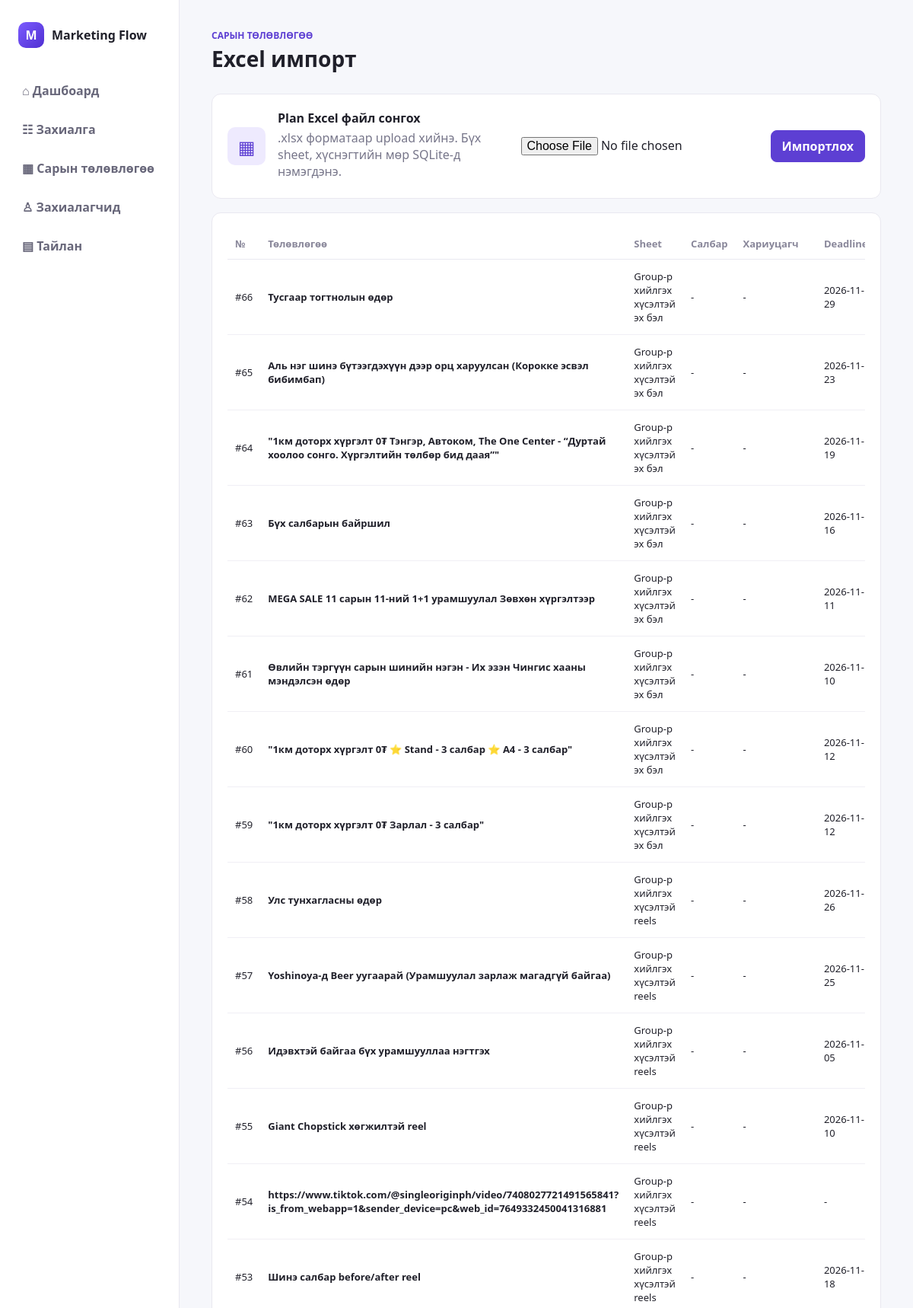
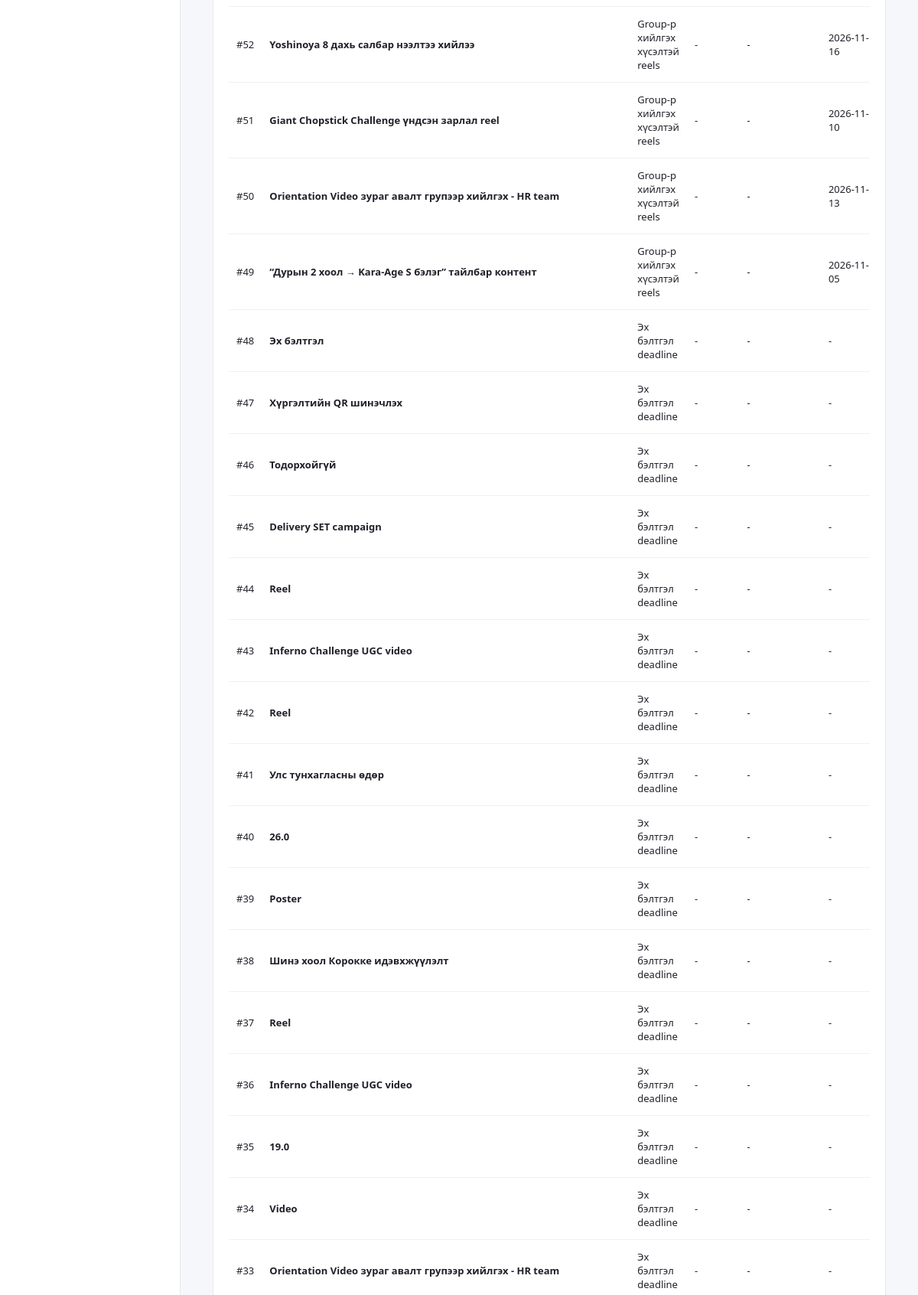
The app's page /plans (signed in, upper part) with its own data (2 pictures, top to bottom).
### tables this page shows
CREATE TABLE plans (
            id INTEGER PRIMARY KEY AUTOINCREMENT,
            source_file TEXT NOT NULL,
            sheet_name TEXT NOT NULL,
            row_number INTEGER,
            month TEXT,
            title TEXT NOT NULL,
            details TEXT,
            branch TEXT,
            assignee TEXT,
            deadline TEXT,
            budget REAL DEFAULT 0,
            status TEXT DEFAULT 'Төлөвлөгөө',
            raw_data TEXT,
            created_at TEXT NOT NULL
        );

### app.py (the view)
        def wrapped(*args, **kwargs):
            if "user_id" not in session:
                return redirect(url_for("login"))
            if role and session.get("role") != role:
                return redirect(url_for("dashboard"))
            return fn(*args, **kwargs)

### app.py (called while the page is built, shortened)
def get_db():
    conn = sqlite3.connect(DB_PATH)
    conn.row_factory = sqlite3.Row
    return conn

@app.context_processor
def inject_globals():
    return {"work_types": WORK_TYPES, "statuses": STATUSES}

def login_required(role=None):
    def decorator(fn):
        def wrapped(*args, **kwargs):
            if "user_id" not in session:
                return redirect(url_for("login"))
            if role and session.get("role") != role:
                return redirect(url_for("dashboard"))
            return fn(*args, **kwargs)
        wrapped.__name__ = fn.__name__
        return wrapped
    return decorator

@app.route("/plans", methods=["GET", "POST"])
@login_required(role="admin")
def plans():
    conn = get_db()
    rows = conn.execute("SELECT * FROM plans ORDER BY created_at DESC, id DESC").fetchall()
    conn.close()
    return render_template("plans.html", rows=rows)

### templates/plans.html
{% extends "base.html" %}
{% block content %}
<div class="page">
  <div class="page-head"><div><p class="eyebrow">Сарын төлөвлөгөө</p><h1>Excel импорт</h1></div></div>
  <section class="panel upload-panel">
    <form method="post" enctype="multipart/form-data" class="upload-form">
      <div class="upload-icon">▦</div>
      <div><strong>Plan Excel файл сонгох</strong><p>.xlsx форматаар upload хийнэ. Бүх sheet, хүснэгтийн мөр SQLite-д нэмэгдэнэ.</p></div>
      <input type="file" name="excel_file" accept=".xlsx,.xls" required>
      <button class="btn primary">Импортлох</button>
    </form>
  </section>
  <section class="panel"><div class="table-wrap"><table><thead><tr><th>№</th><th>Төлөвлөгөө</th><th>Sheet</th><th>Салбар</th><th>Хариуцагч</th><th>Deadline</th><th>Төсөв</th></tr></thead><tbody>
  {% for r in rows %}<tr><td>#{{ r.id }}</td><td><strong>{{ r.title }}</strong></td><td>{{ r.sheet_name }}</td><td>{{ r.branch or '-' }}</td><td>{{ r.assignee or '-' }}</td><td>{{ r.deadline or '-' }}</td><td>{{ r.budget or '-' }}</td></tr>{% else %}<tr><td colspan="7" class="empty">Төлөвлөгөө хараахан импорт хийгдээгүй</td></tr>{% endfor %}
  </tbody></table></div></section>
</div>
{% endblock %}

### templates/base.html (shortened to what this page needs)
<!doctype html>
<html lang="mn">
<head>
  <link rel="stylesheet" href="{{ url_for('static', filename='style.css') }}">
</head>
<body>
  {% if session.get('user_id') %}
  <aside class="sidebar">
    <a class="brand" href="{{ url_for('dashboard') }}"><span class="brand-mark">M</span><span>Marketing Flow</span></a>
    <nav>
      <a href="{{ url_for('dashboard') }}">⌂ <span>Дашбоард</span></a>
      <a href="{{ url_for('orders') }}">☷ <span>Захиалга</span></a>
      {% if session.role == 'admin' %}
      <a href="{{ url_for('plans') }}">▦ <span>Сарын төлөвлөгөө</span></a>
      <a href="{{ url_for('customers') }}">♙ <span>Захиалагчид</span></a>
      <a href="{{ url_for('report_view') }}">▤ <span>Тайлан</span></a>
      {% endif %}
    </nav>
  </aside>
  {% endif %}
  <main class="{% if not session.get('user_id') %}full{% endif %}">
    {% block content %}{% endblock %}
  </main>
</body>
</html>

### static/style.css (style rules this page uses)
:root { --purple:#5d3fd3;--ink:#20202a;--muted:#77768a;--line:#e9e8f0;--bg:#f6f7fb }
* { box-sizing:border-box }
body { margin:0;font-family:Segoe UI,Arial,sans-serif;color:var(--ink);background:var(--bg) }
button,input,select,textarea { font:inherit }
.sidebar { position:fixed;left:0;top:0;bottom:0;width:236px;background:#fff;border-right:1px solid var(--line);padding:24px 16px;display:flex;flex-direction:column }
.brand { height:44px;display:flex;align-items:center;gap:10px;text-decoration:none;color:var(--ink);font-weight:800;padding:0 8px }
.brand-mark,.login-logo span { display:grid;place-items:center;width:34px;height:34px;border-radius:10px;background:linear-gradient(135deg,#7c5cff,#4f2fd1);color:#fff }
.sidebar nav { display:flex;flex-direction:column;gap:5px;margin-top:28px }
.sidebar nav a { padding:12px 13px;border-radius:9px;color:#68677a;text-decoration:none;font-weight:600 }
main:not(.full) { margin-left:236px;min-height:100vh }
.page { max-width:1500px;margin:auto;padding:38px 42px }
.page-head { display:flex;align-items:center;justify-content:space-between;margin-bottom:24px }
.page-head h1 { margin:3px 0;font-size:28px }
.eyebrow { margin:0;color:var(--purple);font-size:12px;font-weight:800;text-transform:uppercase }
.panel { background:#fff;border:1px solid var(--line);border-radius:12px;padding:20px;margin-bottom:18px }
.table-wrap { overflow-x:auto }
table { width:100%;border-collapse:collapse;font-size:13px }
th { text-align:left;color:#89879a;font-weight:700;border-bottom:1px solid var(--line);padding:11px 10px }
td { border-bottom:1px solid #f0eff5;padding:13px 10px;vertical-align:middle }
.btn { border:1px solid var(--line);background:#fff;color:var(--ink);border-radius:8px;padding:9px 14px;text-decoration:none;cursor:pointer;font-weight:700 }
.btn.primary { background:var(--purple);color:#fff;border-color:var(--purple) }
.upload-form { display:flex;align-items:center;gap:16px }
.upload-icon { width:50px;height:50px;border-radius:10px;background:#eeeafe;color:var(--purple);display:grid;place-items:center;font-size:24px }
.upload-form div:nth-child(2) { flex:1 }
.upload-form p { color:var(--muted);margin:4px 0 }

### records on screen
plans: id "66", title "Тусгаар тогтнолын өдөр", sheet_name "Group-р хийлгэх хүсэлтэй эх бэл", branch "-", assignee "-", deadline "2026-11-29"
plans: id "65", title "Аль нэг шинэ бүтээгдэхүүн дээр орц харуулсан (Корокке эсвэл бибимбап)", sheet_name "Group-р хийлгэх хүсэлтэй эх бэл", branch "-", assignee "-", deadline "2026-11-23"
plans: id "64", title "\"1км доторх хүргэлт 0₮ Тэнгэр, Автоком, The One Center - “Дуртай хоолоо сонго. Хүргэлтийн төлбөр бид даая”\"", sheet_name "Group-р хийлгэх хүсэлтэй эх бэл", branch "-", assignee "-", deadline "2026-11-19"
plans: id "63", title "Бүх салбарын байршил", sheet_name "Group-р хийлгэх хүсэлтэй эх бэл", branch "-", assignee "-", deadline "2026-11-16"
plans: id "62", title "MEGA SALE 11 сарын 11-ний 1+1 урамшуулал Зөвхөн хүргэлтээр", sheet_name "Group-р хийлгэх хүсэлтэй эх бэл", branch "-", assignee "-", deadline "2026-11-11"
plans: id "61", title "Өвлийн тэргүүн сарын шинийн нэгэн - Их эзэн Чингис хааны мэндэлсэн өдөр", sheet_name "Group-р хийлгэх хүсэлтэй эх бэл", branch "-", assignee "-", deadline "2026-11-10"
plans: id "60", title "\"1км доторх хүргэлт 0₮ ⭐ Stand - 3 салбар ⭐ A4 - 3 салбар\"", sheet_name "Group-р хийлгэх хүсэлтэй эх бэл", branch "-", assignee "-", deadline "2026-11-12"
plans: id "59", title "\"1км доторх хүргэлт 0₮ Зарлал - 3 салбар\"", sheet_name "Group-р хийлгэх хүсэлтэй эх бэл", branch "-", assignee "-", deadline "2026-11-12"
plans: id "58", title "Улс тунхагласны өдөр", sheet_name "Group-р хийлгэх хүсэлтэй reels", branch "-", assignee "-", deadline "2026-11-26"
plans: id "57", title "Yoshinoya-д Beer уугаарай (Урамшуулал зарлаж магадгүй байгаа)", sheet_name "Group-р хийлгэх хүсэлтэй reels", branch "-", assignee "-", deadline "2026-11-25"
plans: id "56", title "Идэвхтэй байгаа бүх урамшууллаа нэгтгэх", sheet_name "Group-р хийлгэх хүсэлтэй reels", branch "-", assignee "-", deadline "2026-11-05"
plans: id "55", title "Giant Chopstick хөгжилтэй reel", sheet_name "Group-р хийлгэх хүсэлтэй reels", branch "-", assignee "-", deadline "2026-11-10"
plans: id "54", title "https://www.tiktok.com/@singleoriginph/video/7408027721491565841?is_from_webapp=1&sender_device=pc&web_id=7649332450041316881", sheet_name "Group-р хийлгэх хүсэлтэй reels", branch "-", assignee "-", deadline "-"
plans: id "53", title "Шинэ салбар before/after reel", sheet_name "Group-р хийлгэх хүсэлтэй reels", branch "-", assignee "-", deadline "2026-11-18"
plans: id "52", title "Yoshinoya 8 дахь салбар нээлтээ хийлээ", sheet_name "Group-р хийлгэх хүсэлтэй reels", branch "-", assignee "-", deadline "2026-11-16"
plans: id "51", title "Giant Chopstick Challenge үндсэн зарлал reel", sheet_name "Group-р хийлгэх хүсэлтэй reels", branch "-", assignee "-", deadline "2026-11-10"
plans: id "50", title "Orientation Video зураг авалт групээр хийлгэх - HR team", sheet_name "Group-р хийлгэх хүсэлтэй reels", branch "-", assignee "-", deadline "2026-11-13"
plans: id "49", title "“Дурын 2 хоол → Kara-Age S бэлэг” тайлбар контент", sheet_name "Group-р хийлгэх хүсэлтэй reels", branch "-", assignee "-", deadline "2026-11-05"
plans: id "48", title "Эх бэлтгэл", sheet_name "Эх бэлтгэл deadline", branch "-", assignee "-", deadline "-"
plans: id "47", title "Хүргэлтийн QR шинэчлэх", sheet_name "Эх бэлтгэл deadline", branch "-", assignee "-", deadline "-"
plans: id "46", title "Тодорхойгүй", sheet_name "Эх бэлтгэл deadline", branch "-", assignee "-", deadline "-"
plans: id "45", title "Delivery SET campaign", sheet_name "Эх бэлтгэл deadline", branch "-", assignee "-", deadline "-"
plans: id "44", title "Reel", sheet_name "Эх бэлтгэл deadline", branch "-", assignee "-", deadline "-"
plans: id "43", title "Inferno Challenge UGC video", sheet_name "Эх бэлтгэл deadline", branch "-", assignee "-", deadline "-"
plans: id "42", title "Reel", sheet_name "Эх бэлтгэл deadline", branch "-", assignee "-", deadline "-"
plans: id "41", title "Улс тунхагласны өдөр", sheet_name "Эх бэлтгэл deadline", branch "-", assignee "-", deadline "-"
plans: id "40", title "26.0", sheet_name "Эх бэлтгэл deadline", branch "-", assignee "-", deadline "-"
plans: id "39", title "Poster", sheet_name "Эх бэлтгэл deadline", branch "-", assignee "-", deadline "-"
plans: id "38", title "Шинэ хоол Корокке идэвхжүүлэлт", sheet_name "Эх бэлтгэл deadline", branch "-", assignee "-", deadline "-"
plans: id "37", title "Reel", sheet_name "Эх бэлтгэл deadline", branch "-", assignee "-", deadline "-"
plans: id "36", title "Inferno Challenge UGC video", sheet_name "Эх бэлтгэл deadline", branch "-", assignee "-", deadline "-"
plans: id "35", title "19.0", sheet_name "Эх бэлтгэл deadline", branch "-", assignee "-", deadline "-"
plans: id "34", title "Video", sheet_name "Эх бэлтгэл deadline", branch "-", assignee "-", deadline "-"
plans: id "33", title "Orientation Video зураг авалт групээр хийлгэх - HR team", sheet_name "Эх бэлтгэл deadline", branch "-", assignee "-", deadline "-"
